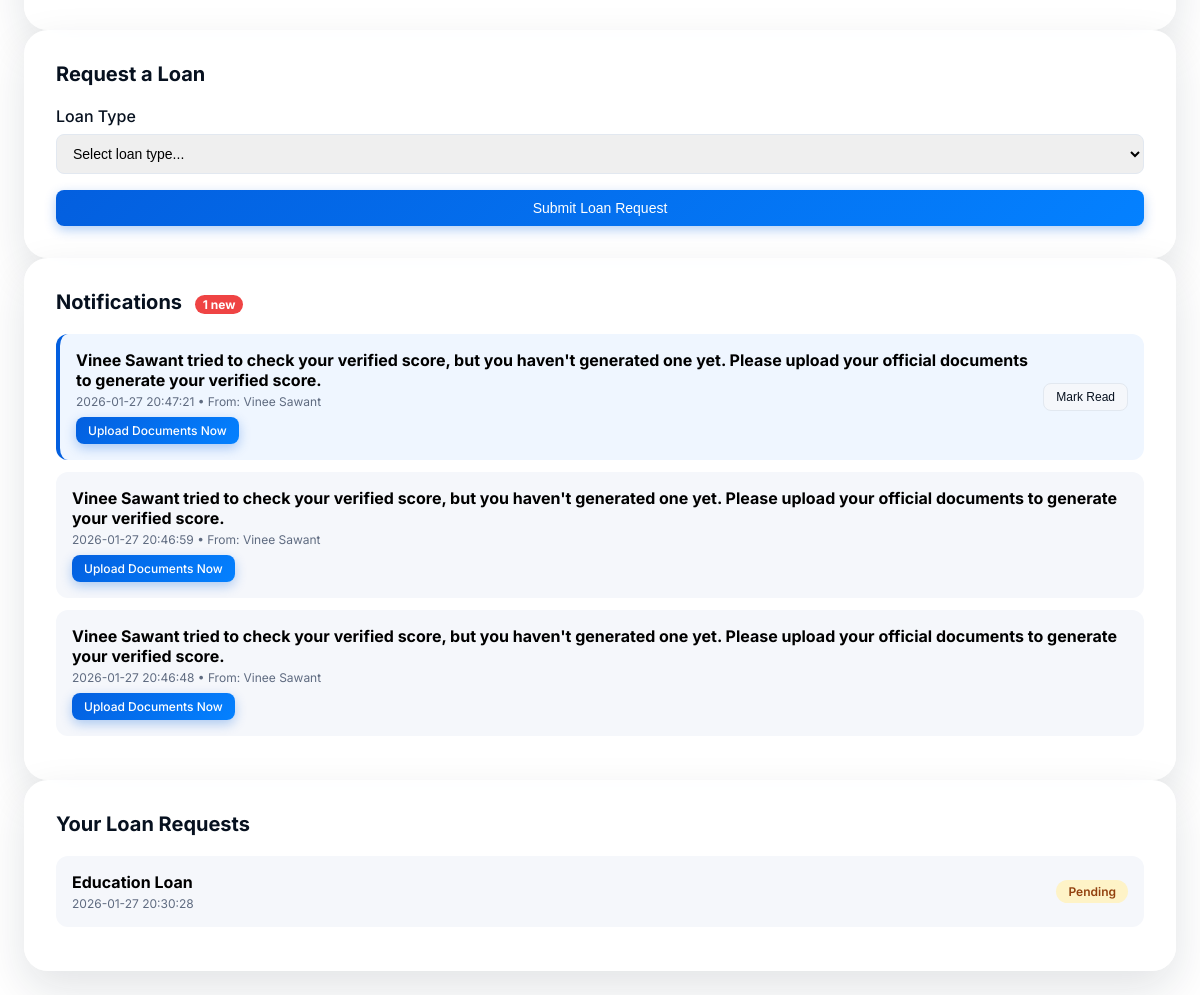
Before: /dashboard (signed in, lower part) with the older database file.
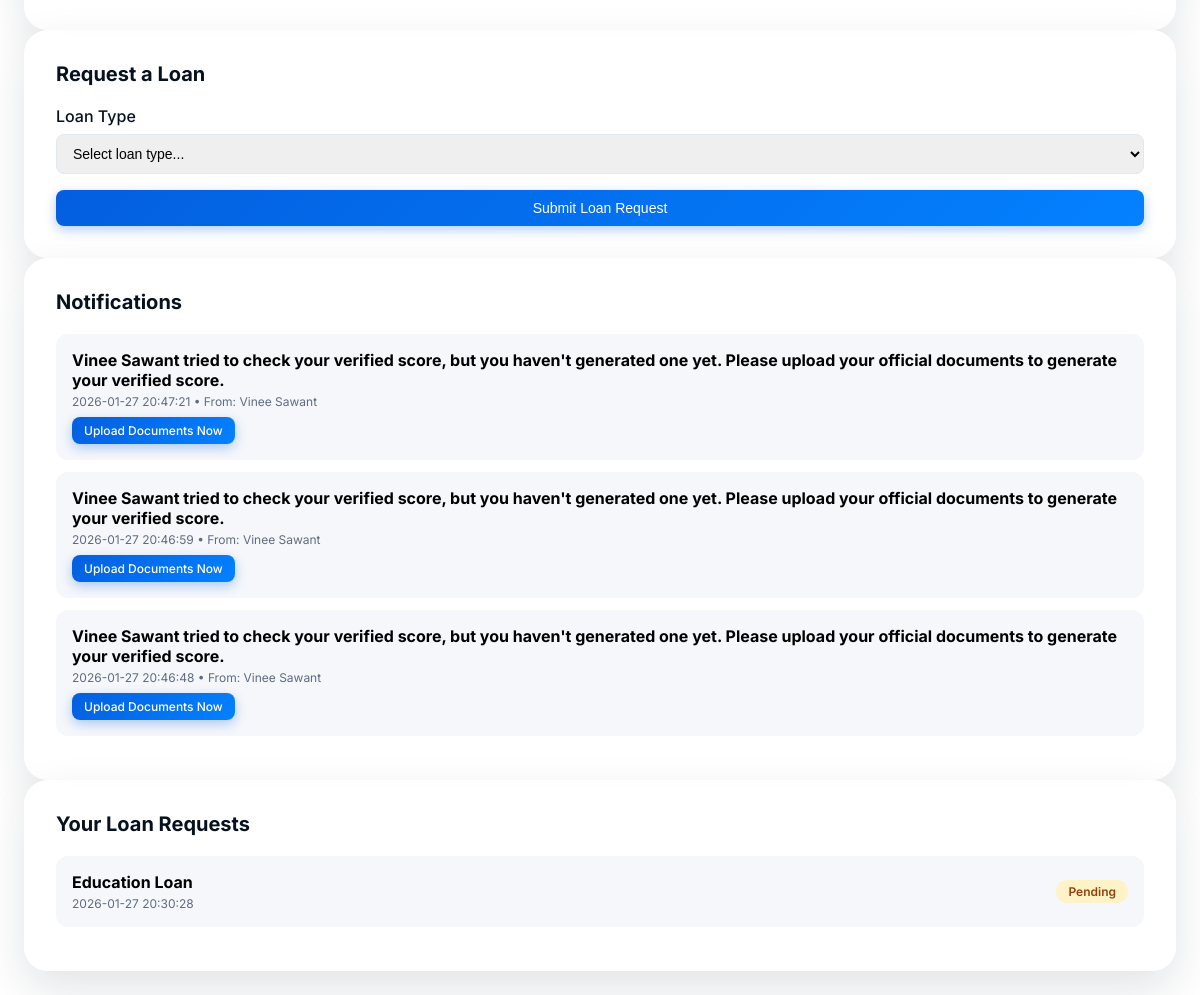
After: the same page with the newer database file.
### tables this page shows
CREATE TABLE notifications (
                id INTEGER PRIMARY KEY AUTOINCREMENT,
                user_id INTEGER NOT NULL,
                lender_id INTEGER,
                notification_type TEXT NOT NULL,
                message TEXT NOT NULL,
                is_read INTEGER DEFAULT 0,
                created_at TIMESTAMP DEFAULT CURRENT_TIMESTAMP,
                FOREIGN KEY (user_id) REFERENCES users (id),
                FOREIGN KEY (lender_id) REFERENCES lenders (id)
            );

CREATE TABLE lenders (
                id INTEGER PRIMARY KEY AUTOINCREMENT,
                unique_lender_id TEXT UNIQUE,
                name TEXT NOT NULL,
                email TEXT NOT NULL UNIQUE,
                password_hash TEXT NOT NULL,
                org_name TEXT,
                loan_types_offered TEXT,
                role TEXT DEFAULT 'lender',
                created_at TIMESTAMP DEFAULT CURRENT_TIMESTAMP
            );

CREATE TABLE loan_requests (
                id INTEGER PRIMARY KEY AUTOINCREMENT,
                user_id INTEGER NOT NULL,
                lender_id INTEGER,
                loan_type TEXT NOT NULL,
                status TEXT DEFAULT 'pending',
                decision_json TEXT,
                created_at TIMESTAMP DEFAULT CURRENT_TIMESTAMP,
                FOREIGN KEY (user_id) REFERENCES users (id),
                FOREIGN KEY (lender_id) REFERENCES lenders (id)
            );

### app.py (the view)
@app.route("/dashboard")
def dashboard():
    if "user_id" not in session or session.get("role") != "user":
        return redirect(url_for("signin"))
    with get_db(app) as conn:
        cur = conn.execute(
            "SELECT unique_user_id FROM users WHERE id = ?",
            (session["user_id"],)
        )
        user = cur.fetchone()
        unique_user_id = user["unique_user_id"] if user else None
        cur = conn.execute(
            "SELECT hybrid_score, behavior_json, created_at FROM quick_scores WHERE user_id = ? ORDER BY created_at DESC LIMIT 1",
            (session["user_id"],)
        )
        latest_quick_score = cur.fetchone()
        cur = conn.execute(
            "SELECT hybrid_score, behavior_json, cibil_json, bank_json, upi_json, salary_json, created_at FROM verified_scores WHERE user_id = ? ORDER BY created_at DESC LIMIT 1",
            (session["user_id"],)
        )
        latest_verified_score = cur.fetchone()
        cur = conn.execute(
            "SELECT hybrid_score, created_at FROM quick_scores WHERE user_id = ? ORDER BY created_at DESC LIMIT 6",
            (session["user_id"],)
        )
        quick_score_history = cur.fetchall()
        cur = conn.execute(
            """SELECT lr.id, lr.loan_type, lr.status, lr.decision_json, lr.created_at, l.name as lender_name
               FROM loan_requests lr
               LEFT JOIN lenders l ON lr.lender_id = l.id
               WHERE lr.user_id = ? ORDER BY lr.created_at DESC""",
            (session["user_id"],)
        )
        loan_requests = cur.fetchall()
        cur = conn.execute(
            """SELECT n.id, n.notification_type, n.message, n.created_at, n.is_read, l.name as lender_name, l.org_name
               FROM notifications n
               LEFT JOIN lenders l ON n.lender_id = l.id
               WHERE n.user_id = ? ORDER BY n.created_at DESC LIMIT 10""",
            (session["user_id"],)
        )
        notifications = cur.fetchall()
        cur = conn.execute(
            "SELECT COUNT(*) as count FROM notifications WHERE user_id = ? AND is_read = 0",
            (session["user_id"],)
        )
        unread_result = cur.fetchone()
        unread_count = unread_result["count"] if unread_result else 0
    return render_template("dashboard.html",
                         username=session.get("username"),
                         unique_user_id=unique_user_id,
                         latest_quick_score=latest_quick_score,
                         latest_verified_score=latest_verified_score,
                         quick_score_history=quick_score_history,
                         loan_requests=loan_requests,
                         notifications=notifications,
                         unread_count=unread_count,
                         loan_types=LOAN_TYPES)

### app.py (called while the page is built)
def get_db(app: Flask) -> sqlite3.Connection:
    conn = sqlite3.connect(app.config["DATABASE"])
    conn.row_factory = sqlite3.Row
    conn.execute("PRAGMA foreign_keys = ON")
    return conn

### templates/dashboard.html (shortened to what this page needs)
<!DOCTYPE html>
<html lang="en">
<head>
</head>
<body>
    <div class="container">
        {% if quick_score_history %}
        <div class="card">
        </div>
        {% endif %}
        <div class="card">
            <h3>Request a Loan</h3>
            <form method="post" action="{{ url_for('request_loan') }}" class="loan-request-form">
                <div class="form-group">
                    <label for="loan_type">Loan Type</label>
                    <select id="loan_type" name="loan_type" required>
                        <option value="">Select loan type...</option>
                    </select>
                </div>
                <button type="submit" class="btn btn-primary" style="width: 100%;">Submit Loan Request</button>
            </form>
        </div>
        {% if notifications %}
        <div class="card">
            <h3>Notifications {% if unread_count > 0 %}<span style="background: #ef4444; color: white; padding: 2px 8px; border-radius: 12px; font-size: 12px; margin-left: 8px;">{{ unread_count }} new</span>{% endif %}</h3>
            <div class="loan-requests-list">
                {% for notification in notifications %}
                <div class="loan-request-item" style="{% if notification.is_read == 0 %}background: #eff6ff; border-left: 4px solid var(--primary);{% endif %}">
                    <div style="flex: 1;">
                        <strong style="display: block; margin-bottom: 4px;">{{ notification.message }}</strong>
                        <div style="font-size: 12px; color: var(--text-muted);">
                            {{ notification.created_at }}
                            {% if notification.lender_name %}
                            • From: {{ notification.lender_name }}
                            {% endif %}
                        </div>
                        {% if notification.notification_type == 'score_request' and not latest_verified_score %}
                        <a href="{{ url_for('verified_score_upload') }}" class="btn btn-primary" style="margin-top: 8px; padding: 6px 12px; font-size: 12px;">Upload Documents Now</a>
                        {% endif %}
                    </div>
                    {% if notification.is_read == 0 %}
                    <button type="button" class="btn btn-secondary mark-read-btn" data-notification-id="{{ notification.id }}" style="padding: 6px 12px; font-size: 12px;">Mark Read</button>
                    {% endif %}
                </div>
                {% endfor %}
            </div>
        </div>
        {% endif %}
        {% if loan_requests %}
        <div class="card">
            <h3>Your Loan Requests</h3>
            <div class="loan-requests-list">
                {% for request in loan_requests %}
                <div class="loan-request-item">
                    <div>
                        <strong>{{ request.loan_type|title }} Loan</strong>
                        <div style="font-size: 12px; color: var(--text-muted); margin-top: 4px;">
                            {{ request.created_at }}
                        </div>
                    </div>
                    <span class="status-badge status-{{ request.status }}">
                        {{ request.status|title }}
                    </span>
                </div>
                {% endfor %}
            </div>
        </div>
        {% endif %}
    </div>
</body>
</html>

Changed rows visible on the page:
changed notifications (number 1 of 3 on the later page): no longer shows "Mark Read"
Other visible differences:
{{ unread_count }}: "1" → (not shown)
text no longer shown: "new"
